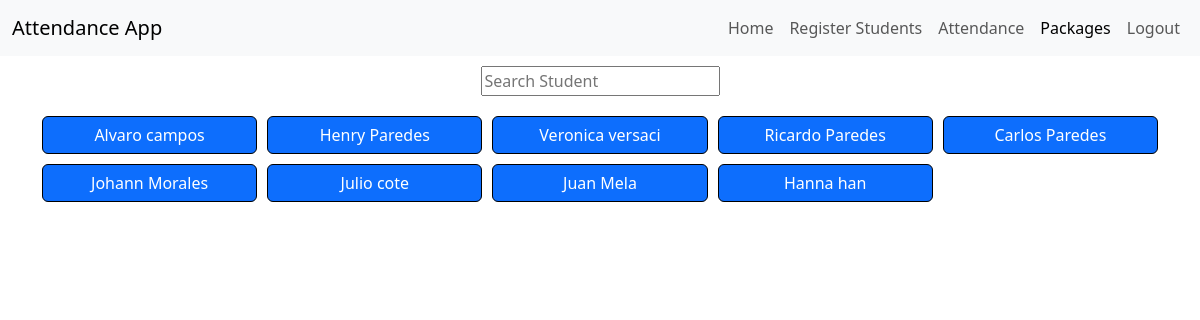
The app's page /packages (signed in) with its own data.
### tables this page shows
CREATE TABLE "students" (
            id INTEGER PRIMARY KEY,
            "firstname" TEXT NOT NULL
        , lastname TEXT NOT NULL, email TEXT, user_id INTEGER);

### app.py (the view)
@app.route("/packages", methods=["GET", "POST"])
def packages():
    now = datetime.now()
    dt_string = now.strftime("%m/%d/%Y %H:%M:%S")
    print(dt_string)
    if request.method == "POST":
        cursor.execute("INSERT INTO packages (student_id, class_quantity, purchase_date, user_id) VALUES (?, ?, ?, ?)", (request.form.get("id"), request.form.get("quantity"), dt_string, int(session["user_id"])))
        con.commit()
        print("success")
        return redirect("/packages")
    else:
        cursor.execute("SELECT * FROM students WHERE user_id = ?", (int(session["user_id"]),))
        students = cursor.fetchall()
        return render_template("packages.html", students=students, active_link="packages")

### templates/packages.html (shortened to what this page needs)
{% extends "layout.html" %}
{% block main %}
<input type="search" name="search-input" id="search-input" placeholder="Search Student">
<div id="student-list">
  {% for student in students %}
  <button type="button" class="btn btn-primary" data-id='{{ student[0] }}' data-email="{{ student[3] }}" data-name="{{
    student[1] }} {{ student[2] }}" data-bs-toggle="modal" data-bs-target="#exampleModal">{{
    student[1] }} {{ student[2] }} </button>
  {% endfor %}
</div>
{% endblock %}

### static/style.css (style rules this page uses)
#student-list, #student-list-packages { margin-top: 20px; display: grid; grid-template-columns: repeat(5, minmax(0px, 1fr)); gap: 10px; max-width: 100%; }
input { margin-top: 10px !important; }
#search-input { margin-top: 20px; }
.btn { border: 1px solid black !important; }

### records on screen
students: firstname "Alvaro", lastname "campos"
students: firstname "Henry", lastname "Paredes"
students: firstname "Veronica", lastname "versaci"
students: firstname "Ricardo", lastname "Paredes"
students: firstname "Carlos", lastname "Paredes"
students: firstname "Johann", lastname "Morales"
students: firstname "Julio", lastname "cote"
students: firstname "Juan", lastname "Mela"
students: firstname "Hanna", lastname "han"
